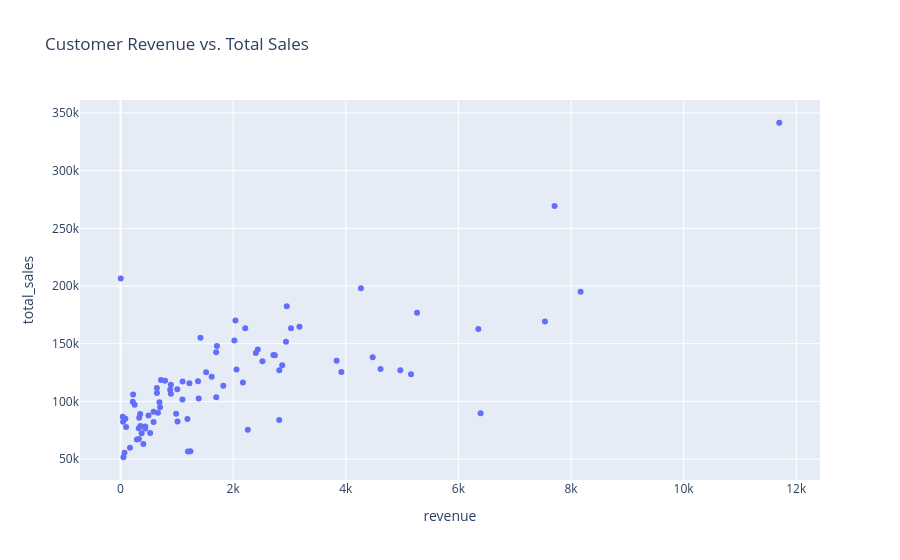

Notebook code for this chart:
### Code cell
customer_summary = df.groupby(['account', 'revenue']).agg(
    total_sales=('total_revenue', 'sum')
).reset_index()

fig_scatter = px.scatter(
    customer_summary, 
    x='revenue', 
    y='total_sales', 
    hover_name='account',
    title='Customer Revenue vs. Total Sales'
)
fig_scatter.show()

### Figure 1 — Plotly figure (JSON) as saved in the notebook; plotly's stock layout.template omitted (floating-point values rounded to 4 significant figures)
{"data": [{"hovertemplate": "<b>%{hovertext}</b><br><br>revenue=%{x}<br>total_sales=%{y}<extra></extra>", "hovertext": ["Acme Corporation", "Betasoloin", "Betatech", "Bioholding", "Bioplex", "Blackzim", "Bluth Company", "Bubba Gump", "Cancity", "Cheers", "Codehow", "Condax", "Conecom", "Dalttechnology", "Domzoom", "Doncon", "Donquadtech", "Dontechi", "Donware", "Fasehatice", "Faxquote", "Finhigh", "Finjob", "Funholding", "Ganjaflex", "Gekko & Co", "Genco Pura Olive Oil Company", "Globex Corporation", "Gogozoom", "Golddex", "Goodsilron", "Green-Plus", "Groovestreet", "Hatfan", "Hottechi", "Initech", "Inity", "Isdom", "Iselectrics", "J-Texon", "Kan-code", "Kinnamplus", "Konex", "Konmatfix", "Labdrill", "Lexiqvolax", "Massive Dynamic", "Mathtouch", "Nam-zim", "Newex", "Ontomedia", "Opentech", "Plexzap", "Plusstrip", "Plussunin", "Rangreen", "Rantouch", "Ron-tech", "Rundofase", "Scotfind", "Scottech", "Silis", "Singletechno", "Sonron", "Stanredtax", "Statholdings", "Streethex", "Sumace", "Sunnamplex", "The New York Inquirer", "Toughzap", "Treequote", "Umbrella Corporation", "Vehement Capital Partners", "Warephase", "Xx-holding", "Xx-zobam", "Y-corporation", "Yearin", "Zathunicon", "Zencorporation", "Zoomit", "Zotware", "Zumgoity", "dambase"], "legendgroup": "", "marker": {"color": "#636efa", "symbol": "circle"}, "mode": "markers", "name": "", "orientation": "v", "showlegend": false, "type": "scatter", "x": [1100.0, 251.4, 647.2, 587.3, 326.8, 497.1, 1242.0, 987.4, 718.6, 4270.0, 2715.0, 4.54, 1521.0, 98.79, 217.9, 587.7, 1713.0, 4618.0, 1197.0, 4969.0, 1826.0, 1102.0, 2060.0, 2820.0, 5159.0, 2521.0, 894.3, 1224.0, 86.68, 52.5, 2953.0, 692.2, 223.8, 792.5, 8170.0, 6395.0, 2404.0, 3178.0, 527.1, 1389.0, 11700.0, 702.7, 7708.0, 375.4, 2741.0, 1619.0, 665.1, 3027.0, 405.6, 1013.0, 882.1, 355.2, 2438.0, 349.8, 1420.0, 2939.0, 1188.0, 3922.0, 1008.0, 6355.0, 45.39, 2818.0, 2215.0, 1700.0, 1698.0, 291.3, 1377.0, 167.9, 894.4, 439.2, 332.4, 5266.0, 2022.0, 646.1, 2042.0, 7537.0, 3838.0, 2871.0, 2261.0, 71.12, 40.79, 324.2, 4478.0, 441.1, 2174.0], "xaxis": "x", "y": [101700.0, 97040.0, 107400.0, 90990.0, 67390.0, 87720.0, 56900.0, 89250.0, 118600.0, 198000.0, 140200.0, 206400.0, 125300.0, 77940.0, 99640.0, 82120.0, 148000.0, 128000.0, 56640.0, 127000.0, 113600.0, 117300.0, 127600.0, 127000.0, 123500.0, 134700.0, 114400.0, 115700.0, 85050.0, 51630.0, 182500.0, 99290.0, 106100.0, 117900.0, 195000.0, 89790.0, 141900.0, 164700.0, 72540.0, 102600.0, 341500.0, 95060.0, 269200.0, 72460.0, 140100.0, 121400.0, 90110.0, 163300.0, 63100.0, 82620.0, 110100.0, 78670.0, 145000.0, 89210.0, 155200.0, 151800.0, 84750.0, 125500.0, 110500.0, 162700.0, 82360.0, 83820.0, 163300.0, 103700.0, 142700.0, 67080.0, 117500.0, 59900.0, 106800.0, 76640.0, 85900.0, 176800.0, 152700.0, 111500.0, 170000.0, 169400.0, 135300.0, 131400.0, 75420.0, 55620.0, 86690.0, 76680.0, 138300.0, 78240.0, 116400.0], "yaxis": "y"}], "layout": {"legend": {"tracegroupgap": 0}, "title": {"text": "Customer Revenue vs. Total Sales"}, "xaxis": {"anchor": "y", "domain": [0, 1], "title": {"text": "revenue"}}, "yaxis": {"anchor": "x", "domain": [0, 1], "title": {"text": "total_sales"}}}}
